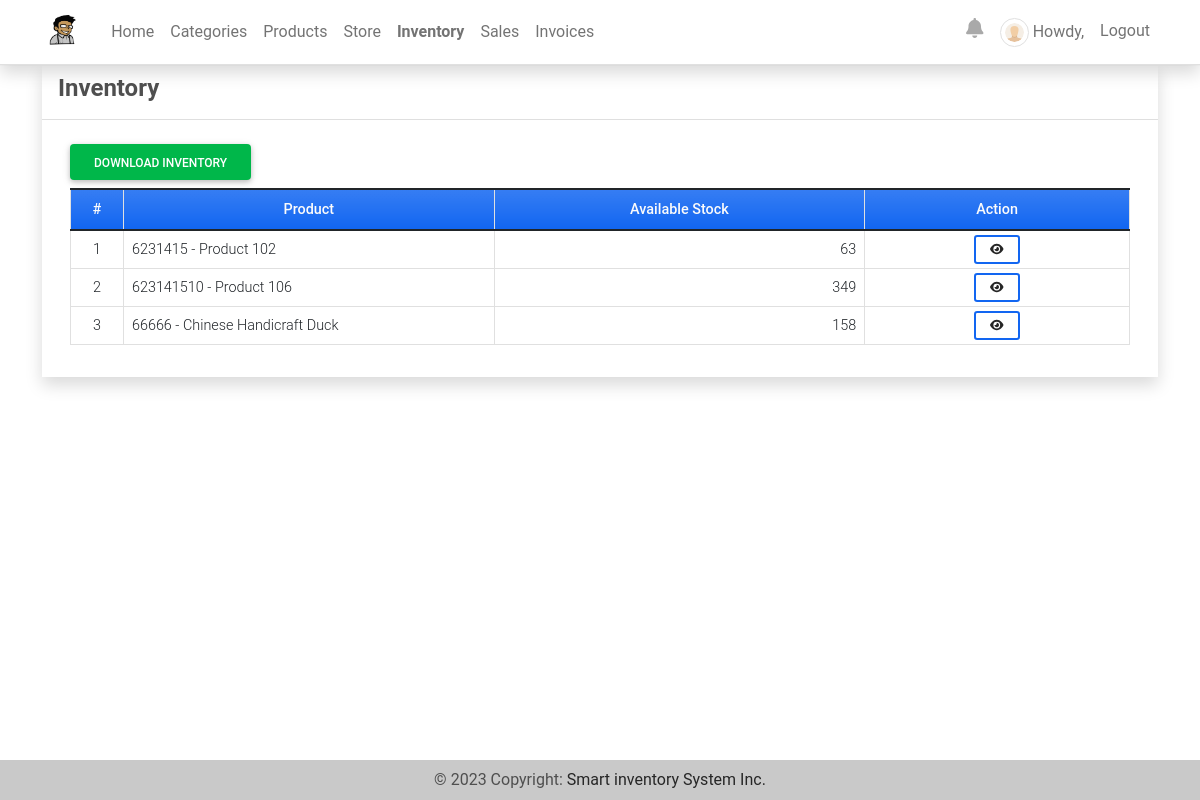
Screenshot of /inventory (signed in) with the database file from the repository.
### imsApp/models.py (models this page shows, shortened)
class Product(models.Model):
    code=models.CharField(max_length=100,blank=True, null=True)
    name=models.CharField(max_length=250,blank=True, null=True)
    description = models.TextField()
    price = models.FloatField(default=0)
    status = models.CharField(max_length=2, choices=(('1','Active'),('2','Inactive')), default=1)
    image = models.ImageField(upload_to='uploads/products/',default='default_product_image.png',blank=True, null=True)
    date_created = models.DateTimeField(default=timezone.now)
    date_updated = models.DateTimeField(auto_now=True)
    def __str__(self):
        return self.code + ' - ' + self.name
    def count_inventory(self):
        stocks = Stock.objects.filter(product = self)
        stockIn = 0
        stockOut = 0
        for stock in stocks:
            if stock.type == '1':
                stockIn = int(stockIn) + int(stock.quantity)
            else:
                stockOut = int(stockOut) + int(stock.quantity)
        available  = stockIn - stockOut
        return available

class Stock(models.Model):
    product = models.ForeignKey(Product, on_delete=models.CASCADE)
    quantity = models.FloatField(default=0)
    store = models.ForeignKey(Store,on_delete=models.SET_NULL, null=True, default=None)
    type = models.CharField(max_length=2,choices=(('1','Stock-in'),('2','Stock-Out')), default = 1)
    date_created = models.DateTimeField(default=timezone.now)
    date_updated = models.DateTimeField(auto_now=True)

### imsApp/views.py (the view, shortened to what this page needs)
# urls.py: path('inventory',views.inventory,name='inventory-page'),
@login_required
def inventory(request,pk=None):
    context['page_title'] = 'Inventory'
    if request.user.is_superuser:
        products = Product.objects.all()
        context['products'] = products
    return render(request, 'inventory.html', context)

### imsApp/templates/inventory.html (shortened to what this page needs)
{% extends 'base.html' %} {% load humanize %} {% block pageContent %}
<div class="col-lg-12 col-md-12 col-sm-12 col-xs-12">
    <div class="card card-default rounded-0 shadow ">
        <div class="card-header">
            <div class="d-flex w-100 align-items-center justify-content-between">
                <h4 class="card-title fw-bold">Inventory</h4>
            </div>
        </div>
        <div class="card-body">
            <div class="container-fluid">
                <div class="row mt-2 mb-2">
                    <div class="col-md-4">
                        <a class="btn btn-success" href="{% url 'download-inventory' %}">Download Inventory</a>
                    </div>
                </div>
                <table class="table table-bordered" id="product-list">
                    <colgroup>
                        <col width="5%">
                        <col width="35%">
                        <col width="35%">
                        <col width="25%">
                    </colgroup>
                    <thead>
                        <tr class="bg-gradient bg-primary bg-opacity-50 text-light">
                            <th class="px-2 py-2 text-center">#</th>
                            <th class="px-2 py-2 text-center">Product</th>
                            <th class="px-2 py-2 text-center">Available Stock</th>
                            <th class="px-2 py-2 text-center">Action</th>
                        </tr>
                    </thead>
                    <tbody>
                        {% for product in products %}
                        <tr>
                            <td class="px-2 py-1 align-middle text-center">{{ forloop.counter }}</td>
                            <td class="px-2 py-1 align-middle">{{ product }}</td>
                            {% if isuser %}
                                <td class="px-2 py-1 align-middle text-end">{{ product.count_inventory }}</td>
                                <td class="px-2 py-1 align-middle text-center">
                                    <a class="btn btn-outline-primary btn-sm" href="{% url 'inventory-history-page' product.product.pk %}" data-id="{{ product.product.pk }}" title="View History">
                                        <i class="fa fa-eye text-dark"></i>
                                    </a>
                                </td>
                            {% else %}
                                <td class="px-2 py-1 align-middle text-end">{{ product.count_inventory }}</td>
                                <td class="px-2 py-1 align-middle text-center">
                                    <a class="btn btn-outline-primary btn-sm" href="{% url 'inventory-history-page' product.pk %}" data-id="{{ product.pk }}" title="View History">
                                        <i class="fa fa-eye text-dark"></i>
                                    </a>
                                </td>
                            {% endif %}
                        </tr>
                        {% endfor %}
                    </tbody>
                </table>
            </div>
        </div>
    </div>
</div>
{% endblock pageContent %}

### static/assets/default/css/style.css (style rules this page uses)
html, body { height: 100%; width: 100%; max-height: 100%; overflow: auto; display: flex; flex-direction: column; }

### rows the page displays
Product: code+name "6231415 - Product 102", count_inventory "63"
Product: code+name "623141510 - Product 106", count_inventory "349"
Product: code+name "66666 - Chinese Handicraft Duck", count_inventory "158"
